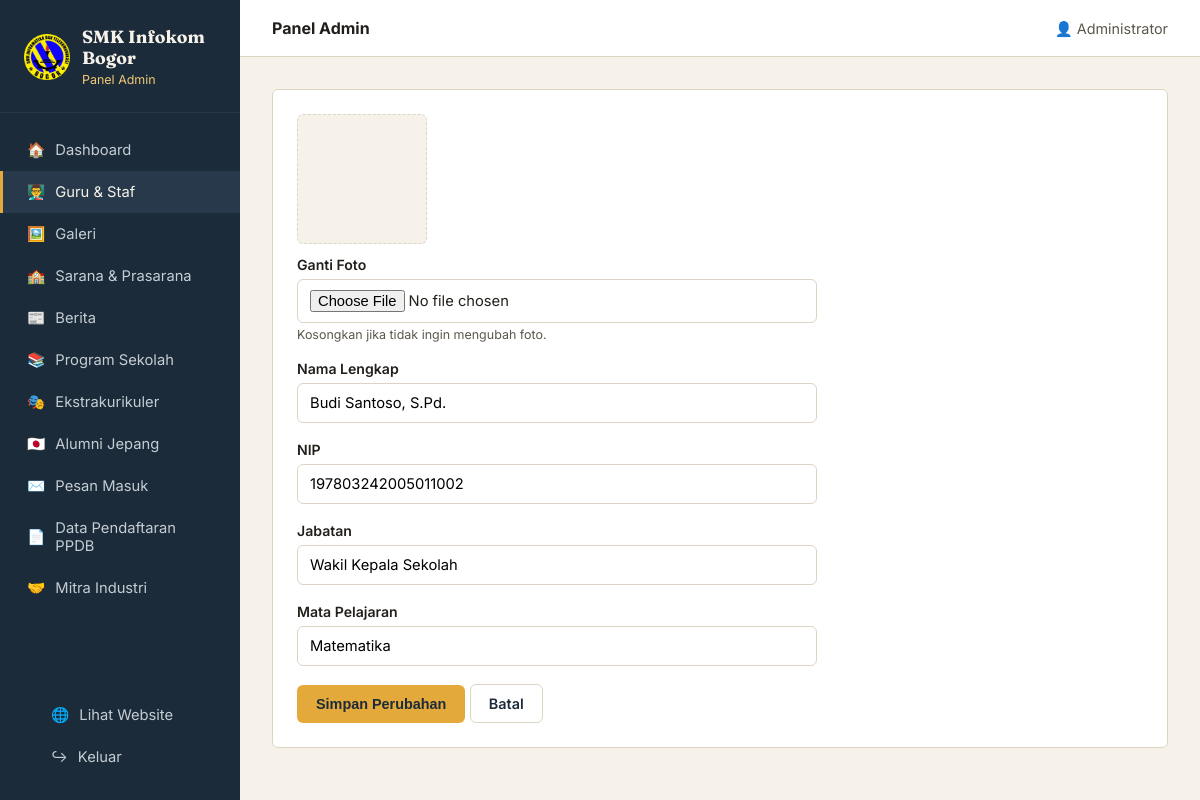
The page /admin/guru_edit.php?id=2 (signed in) on the database its author committed.
### tables this page shows
CREATE TABLE guru (
    id INT AUTO_INCREMENT PRIMARY KEY,
    nama VARCHAR(100) NOT NULL,
    nip VARCHAR(50) DEFAULT NULL,
    jabatan VARCHAR(100) NOT NULL,
    mata_pelajaran VARCHAR(100) DEFAULT NULL,
    foto VARCHAR(255) DEFAULT NULL,
    dibuat_pada TIMESTAMP DEFAULT CURRENT_TIMESTAMP
);

### admin/guru_edit.php (the view, shortened to what this page needs)
<?php
require_once __DIR__ . '/auth.php';
$id = (int)($_GET['id'] ?? $_POST['id'] ?? 0);
$stmt = $koneksi->prepare("SELECT * FROM guru WHERE id = ?");
$stmt->execute([$id]);
$guru = $stmt->fetch();
require_once __DIR__ . '/includes/layout_atas.php';
?>
<div class="kartu-panel">
  <form method="post" action="guru_edit.php?id=<?= $guru['id'] ?>" enctype="multipart/form-data">
    <div class="pratinjau-foto" id="pratinjau" style="<?= $guru['foto'] ? "background-image:url('../uploads/guru/".htmlspecialchars($guru['foto'])."')" : '' ?>"></div>
    <div class="grup-form">
      <label for="foto">Ganti Foto</label>
      <input type="file" id="foto" name="foto" accept="image/png,image/jpeg,image/webp" onchange="pratinjauGambar(this,'pratinjau')">
      <p class="bantuan-form">Kosongkan jika tidak ingin mengubah foto.</p>
    </div>
    <div class="grup-form">
      <label for="nama">Nama Lengkap</label>
      <input type="text" id="nama" name="nama" value="<?= htmlspecialchars($guru['nama']) ?>" required>
    </div>
    <div class="grup-form">
      <label for="nip">NIP</label>
      <input type="text" id="nip" name="nip" value="<?= htmlspecialchars($guru['nip'] ?? '') ?>">
    </div>
    <div class="grup-form">
      <label for="jabatan">Jabatan</label>
      <input type="text" id="jabatan" name="jabatan" value="<?= htmlspecialchars($guru['jabatan']) ?>" required>
    </div>
    <div class="grup-form">
      <label for="mata_pelajaran">Mata Pelajaran</label>
      <input type="text" id="mata_pelajaran" name="mata_pelajaran" value="<?= htmlspecialchars($guru['mata_pelajaran'] ?? '') ?>">
    </div>
    <button type="submit" class="tombol">Simpan Perubahan</button>
    <a href="guru.php" class="tombol tombol-garis">Batal</a>
  </form>
</div>
<?php require_once __DIR__ . '/includes/layout_bawah.php'; ?>

### admin/assets/css/admin.css (style rules this page uses)
:root { --kertas: #F6F2E9; --papan: #1C2B39; --papan-terang: #27394A; --kapur: #E3A93B; --kapur-terang: #F0C878; --teks: #221F1A; --teks-muda: #5C574C; --garis: #DCD5C4; --putih: #FFFFFF; --merah: #B34438; --hijau: #2E7D4F; --font-judul: "Fraunces", Georgia, serif; --font-teks: "Inter", -apple-system, BlinkMacSystemFont, sans-serif; --radius: 6px; }
* { box-sizing: border-box; }
body { margin: 0; background: var(--kertas); font-family: var(--font-teks); color: var(--teks); }
a { text-decoration: none; color: inherit; }
.kartu-panel { background: var(--putih); border: 1px solid var(--garis); border-radius: var(--radius); padding: 24px; margin-bottom: 24px; }
.tombol { display: inline-flex; align-items: center; gap: 6px; padding: 10px 18px; border-radius: var(--radius); font-size: 0.9rem; font-weight: 600; border: 1px solid transparent; cursor: pointer; background: var(--kapur); color: var(--papan); }
.tombol-garis { background: transparent; border-color: var(--garis); color: var(--papan); }
.grup-form { margin-bottom: 18px; max-width: 520px; }
.grup-form label { display: block; font-weight: 600; font-size: 0.88rem; margin-bottom: 6px; }
.grup-form input, .grup-form textarea, .grup-form select { width: 100%; padding: 10px 12px; border: 1px solid var(--garis); border-radius: var(--radius); font-family: var(--font-teks); font-size: 0.92rem; }
.bantuan-form { font-size: 0.78rem; color: var(--teks-muda); margin-top: 4px; }
.pratinjau-foto { width: 130px; height: 130px; border-radius: var(--radius); background: var(--kertas) center/cover no-repeat; border: 1px dashed var(--garis); margin-bottom: 12px; }

### rows shown on the page
guru: nama "Budi Santoso, S.Pd.", nip "197803242005011002", jabatan "Wakil Kepala Sekolah", mata_pelajaran "Matematika"

### other values the page prints
$namaAdmin "Administrator"
